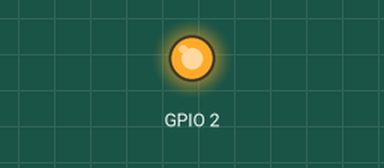
A sketch run on a simulated ESP8266 (NodeMCU). Parts: output pins drawn as LEDs (lit = HIGH). A WiFi scan finds three made-up networks; no MQTT or app messages arrive unless stated; what the sketch prints to the serial monitor is not drawn. At 10.1 s the program restarts the board; the recording ends there.

Above: at 0.1 s.
Timing chart, 0 to 10.1 s (numbered marks = the images above):
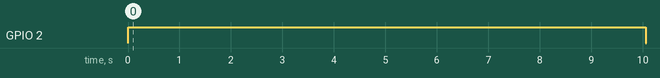

The sketch:

ESP-12F_Webserver.ino
```cpp
#include <ESP8266WiFi.h>
#include <PubSubClient.h>

WiFiClient   espClient;
PubSubClient client(espClient);

typedef struct wifi_target_t{
  uint8_t Found;
  String  SSID;
  int     RSSI;
  uint8_t Connected;
  uint8_t ClientConnected;
}wifi_target_t;

typedef struct wifi_list_t{
  int     DevicesFound;
  String  SSID[30];
  int     RSSI[30];
  int     StrongestRSSI;
  int     StrongestRSSIIndex;
}wifi_list_t;


typedef struct wifi_device_t{
  wifi_list_t   All;
  wifi_list_t   Shortlisted;
  wifi_target_t Target;
}wifi_device_t;

wifi_device_t WIFI_type;
wifi_device_t *WIFI;

void WIFI_Init(void){
  WIFI=&WIFI_type;
  WIFI->All.DevicesFound=0;
  WIFI->All.StrongestRSSI=0;
  WIFI->All.StrongestRSSIIndex=0;
  WIFI->Shortlisted.DevicesFound=0;
  WIFI->Shortlisted.StrongestRSSI=0;
  WIFI->Shortlisted.StrongestRSSIIndex=0;
  WIFI->Target.Found=0;
  WIFI->Target.SSID="";
  WIFI->Target.RSSI=0;
  WIFI->Target.Connected=0;
  WIFI->Target.ClientConnected=0;
}

void WIFI_Scan(void){
  WiFi.mode(WIFI_STA);
  WiFi.disconnect();
  WIFI->All.StrongestRSSI=-500;
  WIFI->All.DevicesFound=WiFi.scanNetworks();
  for(int i=0;i<WIFI->All.DevicesFound;i++){
    WIFI->All.SSID[i]=WiFi.SSID(i);
    WIFI->All.RSSI[i]=WiFi.RSSI(i);
    if(WIFI->All.RSSI[i]>WIFI->All.StrongestRSSI){
      WIFI->All.StrongestRSSI=WIFI->All.RSSI[i];
      WIFI->All.StrongestRSSIIndex=i;
    }
  }
}

void WIFI_Shortlist(){
  WIFI->Shortlisted.DevicesFound=0;
  for(int i=0;i<WIFI->All.DevicesFound;i++){
    if( (strstr(WIFI->All.SSID[i].c_str(), "MFI"))  ||  (strstr(WIFI->All.SSID[i].c_str(), "Far")) ){
      WIFI->Shortlisted.SSID[WIFI->Shortlisted.DevicesFound]=WIFI->All.SSID[i];
      WIFI->Shortlisted.RSSI[WIFI->Shortlisted.DevicesFound]=WIFI->All.RSSI[i];
      WIFI->Shortlisted.DevicesFound++;
    }
  }
}

void WIFI_Select_Target(void){
  WIFI->Target.Found=0;
  WIFI->Shortlisted.StrongestRSSI=-500;
  for(int i=0;i<WIFI->Shortlisted.DevicesFound;i++){
    if(WIFI->Shortlisted.RSSI[i]>WIFI->Shortlisted.StrongestRSSI){
      WIFI->Shortlisted.StrongestRSSI=WIFI->Shortlisted.RSSI[i];
      WIFI->Shortlisted.StrongestRSSIIndex=i;
    }
  }
  if(WIFI->Shortlisted.StrongestRSSI!=-500){
    WIFI->Target.RSSI=WIFI->Shortlisted.RSSI[WIFI->Shortlisted.StrongestRSSIIndex];
    WIFI->Target.SSID=WIFI->Shortlisted.SSID[WIFI->Shortlisted.StrongestRSSIIndex];
    WIFI->Target.Found=1;
  }
}

void WIFI_Connect_To_Target(void){
  int counter=0;
  WIFI->Target.Connected=0;
  if(WIFI->Target.Found==1){
    WiFi.begin(WIFI->Target.SSID.c_str(), "abcddcba");
    Serial.print("[");
    while (WiFi.status() != WL_CONNECTED)
    {
      delay(500);
      Serial.print(".");
      counter++;
      if(counter>50){
        break;
      }
    }
    Serial.println("]");
    if(counter<50){
      Serial.print("Time Taken: ");
      Serial.print(counter/2);
      Serial.println("s");
      WIFI->Target.Connected=1;
    }
  }
}

void WIFI_Connect_To_Client(void){
  while (!client.connected()){
    //String clientId = "ESP8266Client-";
    //clientId += String(random(0xffff), HEX);
    //if (client.connect(clientId.c_str()))
    if (client.connect("EhsZOxQzMTENMjEaFyk8IwU"))
    {
      WIFI->Target.ClientConnected=1;
    }
    else
    {
      WIFI->Target.ClientConnected=0;
      if (WiFi.status() != WL_CONNECTED){
        WIFI_Connect_To_Target();
      }
      delay(5000);
    }
  }
}

void Print_All_WiFi_Devices(void){
  Serial.print("ALL DEVICES:\r\n");
  for(int i=0;i<WIFI->All.DevicesFound;i++){
    Serial.print("[");
    Serial.print(WIFI->All.RSSI[i]);
    Serial.print("] ");
    Serial.print(WIFI->All.SSID[i]);
    Serial.print("\r\n");
  }
  Serial.print("\r\n");
}

void Print_Shortlisted_WiFi_Devices(void){
  Serial.print("SHORTLISTED DEVICES:\r\n");
  for(int i=0;i<WIFI->Shortlisted.DevicesFound;i++){
    Serial.print("[");
    Serial.print(WIFI->Shortlisted.RSSI[i]);
    Serial.print("] ");
    Serial.print(WIFI->Shortlisted.SSID[i]);
    Serial.print("\r\n");
  }
  Serial.print("\r\n");
}

void Print_Target_WiFi_Device(void){
  Serial.print("TARGET DEVICE:\r\n");
  Serial.print("[");
  Serial.print(WIFI->Target.RSSI);
  Serial.print("] ");
  Serial.print(WIFI->Target.SSID);
  Serial.print("\r\n");
  Serial.print("\r\n");
}

void setup() {
  WIFI_Init();
  Serial.begin(38400);
  client.setServer("test.mosca.io", 80);
  client.setBufferSize(2000);
  pinMode(2,OUTPUT);
  digitalWrite(2,HIGH);
  delay(8000);
}

void loop() {

  WIFI_Scan();
  WIFI_Shortlist();
  WIFI_Select_Target();

  Print_All_WiFi_Devices();
  Print_Shortlisted_WiFi_Devices();
  Print_Target_WiFi_Device();

  WIFI_Connect_To_Target();
  if(WIFI->Target.Connected){
    Serial.println("Connected to WiFi");
  }
  WIFI_Connect_To_Client();
  if(WIFI->Target.ClientConnected){
    Serial.println("Connected to Client");
    digitalWrite(2,LOW);
    while(1);
  }else{
    Serial.println("Cannot connect to Client");
    delay(1000);
  }


}
```

Measured:
- by itself, GPIO 2: HIGH → LOW at 10.1 s
